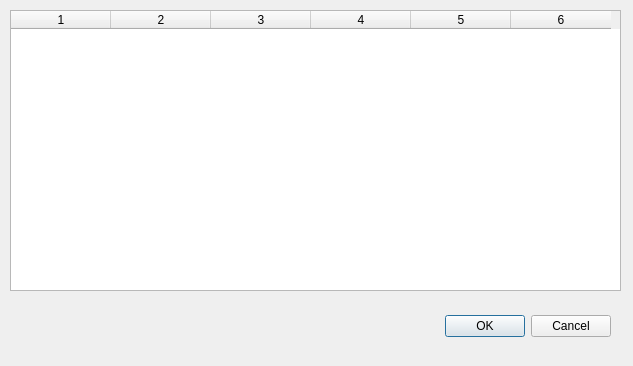
<?xml version="1.0" encoding="UTF-8"?>
<ui version="4.0">
 <class>sKb</class>
 <widget class="QDialog" name="sKb">
  <property name="geometry">
   <rect>
    <x>0</x>
    <y>0</y>
    <width>633</width>
    <height>366</height>
   </rect>
  </property>
  <property name="windowTitle">
   <string>Dialog</string>
  </property>
  <widget class="QDialogButtonBox" name="buttonBox">
   <property name="geometry">
    <rect>
     <x>270</x>
     <y>310</y>
     <width>341</width>
     <height>32</height>
    </rect>
   </property>
   <property name="orientation">
    <enum>Qt::Horizontal</enum>
   </property>
   <property name="standardButtons">
    <set>QDialogButtonBox::Cancel|QDialogButtonBox::Ok</set>
   </property>
  </widget>
  <widget class="QTableWidget" name="tableWidget">
   <property name="geometry">
    <rect>
     <x>10</x>
     <y>10</y>
     <width>611</width>
     <height>281</height>
    </rect>
   </property>
   <property name="columnCount">
    <number>6</number>
   </property>
   <column/>
   <column/>
   <column/>
   <column/>
   <column/>
   <column/>
  </widget>
 </widget>
 <resources/>
 <connections>
  <connection>
   <sender>buttonBox</sender>
   <signal>accepted()</signal>
   <receiver>sKb</receiver>
   <slot>accept()</slot>
   <hints>
    <hint type="sourcelabel">
     <x>248</x>
     <y>254</y>
    </hint>
    <hint type="destinationlabel">
     <x>157</x>
     <y>274</y>
    </hint>
   </hints>
  </connection>
  <connection>
   <sender>buttonBox</sender>
   <signal>rejected()</signal>
   <receiver>sKb</receiver>
   <slot>reject()</slot>
   <hints>
    <hint type="sourcelabel">
     <x>316</x>
     <y>260</y>
    </hint>
    <hint type="destinationlabel">
     <x>286</x>
     <y>274</y>
    </hint>
   </hints>
  </connection>
 </connections>
</ui>
